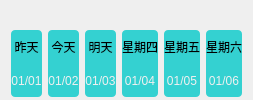
       <widget class="QWidget" name="widget_5" native="true">
        <property name="styleSheet">
         <string notr="true">QLabel {
	background-color: rgba(0, 200, 200, 200);
	border-radius: 4px;
	font: 9pt &quot;Microsoft YaHei UI&quot;;
}</string>
        </property>
        <layout class="QGridLayout" name="gridLayout_2">
         <property name="leftMargin">
          <number>11</number>
         </property>
         <property name="topMargin">
          <number>30</number>
         </property>
         <property name="rightMargin">
          <number>11</number>
         </property>
         <property name="bottomMargin">
          <number>3</number>
         </property>
         <property name="horizontalSpacing">
          <number>6</number>
         </property>
         <property name="verticalSpacing">
          <number>0</number>
         </property>
         <item row="0" column="0">
          <widget class="QLabel" name="lblWeek0">
           <property name="font">
            <font>
             <family>Microsoft YaHei UI</family>
             <pointsize>9</pointsize>
             <italic>false</italic>
             <bold>false</bold>
            </font>
           </property>
           <property name="styleSheet">
            <string notr="true">border-bottom-left-radius: 0px;
border-bottom-right-radius: 0px;</string>
           </property>
           <property name="text">
            <string>昨天</string>
           </property>
           <property name="alignment">
            <set>Qt::AlignCenter</set>
           </property>
          </widget>
         </item>
         <item row="0" column="1">
          <widget class="QLabel" name="lblWeek1">
           <property name="font">
            <font>
             <family>Microsoft YaHei UI</family>
             <pointsize>9</pointsize>
             <italic>false</italic>
             <bold>false</bold>
            </font>
           </property>
           <property name="styleSheet">
            <string notr="true">border-bottom-left-radius: 0px;
border-bottom-right-radius: 0px;</string>
           </property>
           <property name="text">
            <string>今天</string>
           </property>
           <property name="alignment">
            <set>Qt::AlignCenter</set>
           </property>
          </widget>
         </item>
         <item row="0" column="2">
          <widget class="QLabel" name="lblWeek2">
           <property name="font">
            <font>
             <family>Microsoft YaHei UI</family>
             <pointsize>9</pointsize>
             <italic>false</italic>
             <bold>false</bold>
            </font>
           </property>
           <property name="styleSheet">
            <string notr="true">border-bottom-left-radius: 0px;
border-bottom-right-radius: 0px;</string>
           </property>
           <property name="text">
            <string>明天</string>
           </property>
           <property name="alignment">
            <set>Qt::AlignCenter</set>
           </property>
          </widget>
         </item>
         <item row="0" column="3">
          <widget class="QLabel" name="lblWeek3">
           <property name="font">
            <font>
             <family>Microsoft YaHei UI</family>
             <pointsize>9</pointsize>
             <italic>false</italic>
             <bold>false</bold>
            </font>
           </property>
           <property name="styleSheet">
            <string notr="true">border-bottom-left-radius: 0px;
border-bottom-right-radius: 0px;</string>
           </property>
           <property name="text">
            <string>星期四</string>
           </property>
           <property name="alignment">
            <set>Qt::AlignCenter</set>
           </property>
          </widget>
         </item>
         <item row="0" column="4">
          <widget class="QLabel" name="lblWeek4">
           <property name="font">
            <font>
             <family>Microsoft YaHei UI</family>
             <pointsize>9</pointsize>
             <italic>false</italic>
             <bold>false</bold>
            </font>
           </property>
           <property name="styleSheet">
            <string notr="true">border-bottom-left-radius: 0px;
border-bottom-right-radius: 0px;</string>
           </property>
           <property name="text">
            <string>星期五</string>
           </property>
           <property name="alignment">
            <set>Qt::AlignCenter</set>
           </property>
          </widget>
         </item>
         <item row="0" column="5">
          <widget class="QLabel" name="lblWeek5">
           <property name="font">
            <font>
             <family>Microsoft YaHei UI</family>
             <pointsize>9</pointsize>
             <italic>false</italic>
             <bold>false</bold>
            </font>
           </property>
           <property name="styleSheet">
            <string notr="true">border-bottom-left-radius: 0px;
border-bottom-right-radius: 0px;</string>
           </property>
           <property name="text">
            <string>星期六</string>
           </property>
           <property name="alignment">
            <set>Qt::AlignCenter</set>
           </property>
          </widget>
         </item>
         <item row="1" column="0">
          <widget class="QLabel" name="lblDate0">
           <property name="font">
            <font>
             <family>Microsoft YaHei UI</family>
             <pointsize>9</pointsize>
             <italic>false</italic>
             <bold>false</bold>
            </font>
           </property>
           <property name="styleSheet">
            <string notr="true">border-top-left-radius: 0px;
border-top-right-radius: 0px;
color: rgb(240, 240, 240);</string>
           </property>
           <property name="text">
            <string>01/01</string>
           </property>
           <property name="alignment">
            <set>Qt::AlignCenter</set>
           </property>
          </widget>
         </item>
         <item row="1" column="1">
          <widget class="QLabel" name="lblDate1">
           <property name="font">
            <font>
             <family>Microsoft YaHei UI</family>
             <pointsize>9</pointsize>
             <italic>false</italic>
             <bold>false</bold>
            </font>
           </property>
           <property name="styleSheet">
            <string notr="true">border-top-left-radius: 0px;
border-top-right-radius: 0px;
color: rgb(240, 240, 240);</string>
           </property>
           <property name="text">
            <string>01/02</string>
           </property>
           <property name="alignment">
            <set>Qt::AlignCenter</set>
           </property>
          </widget>
         </item>
         <item row="1" column="2">
          <widget class="QLabel" name="lblDate2">
           <property name="font">
            <font>
             <family>Microsoft YaHei UI</family>
             <pointsize>9</pointsize>
             <italic>false</italic>
             <bold>false</bold>
            </font>
           </property>
           <property name="styleSheet">
            <string notr="true">border-top-left-radius: 0px;
border-top-right-radius: 0px;
color: rgb(240, 240, 240);</string>
           </property>
           <property name="text">
            <string>01/03</string>
           </property>
           <property name="alignment">
            <set>Qt::AlignCenter</set>
           </property>
          </widget>
         </item>
         <item row="1" column="3">
          <widget class="QLabel" name="lblDate3">
           <property name="font">
            <font>
             <family>Microsoft YaHei UI</family>
             <pointsize>9</pointsize>
             <italic>false</italic>
             <bold>false</bold>
            </font>
           </property>
           <property name="styleSheet">
            <string notr="true">border-top-left-radius: 0px;
border-top-right-radius: 0px;
color: rgb(240, 240, 240);</string>
           </property>
           <property name="text">
            <string>01/04</string>
           </property>
           <property name="alignment">
            <set>Qt::AlignCenter</set>
           </property>
          </widget>
         </item>
         <item row="1" column="4">
          <widget class="QLabel" name="lblDate4">
           <property name="font">
            <font>
             <family>Microsoft YaHei UI</family>
             <pointsize>9</pointsize>
             <italic>false</italic>
             <bold>false</bold>
            </font>
           </property>
           <property name="styleSheet">
            <string notr="true">border-top-left-radius: 0px;
border-top-right-radius: 0px;
color: rgb(240, 240, 240);</string>
           </property>
           <property name="text">
            <string>01/05</string>
           </property>
           <property name="alignment">
            <set>Qt::AlignCenter</set>
           </property>
          </widget>
         </item>
         <item row="1" column="5">
          <widget class="QLabel" name="lblDate5">
           <property name="font">
            <font>
             <family>Microsoft YaHei UI</family>
             <pointsize>9</pointsize>
             <italic>false</italic>
             <bold>false</bold>
            </font>
           </property>
           <property name="styleSheet">
            <string notr="true">border-top-left-radius: 0px;
border-top-right-radius: 0px;
color: rgb(240, 240, 240);</string>
           </property>
           <property name="text">
            <string>01/06</string>
           </property>
           <property name="alignment">
            <set>Qt::AlignCenter</set>
           </property>
          </widget>
         </item>
        </layout>
       </widget>
